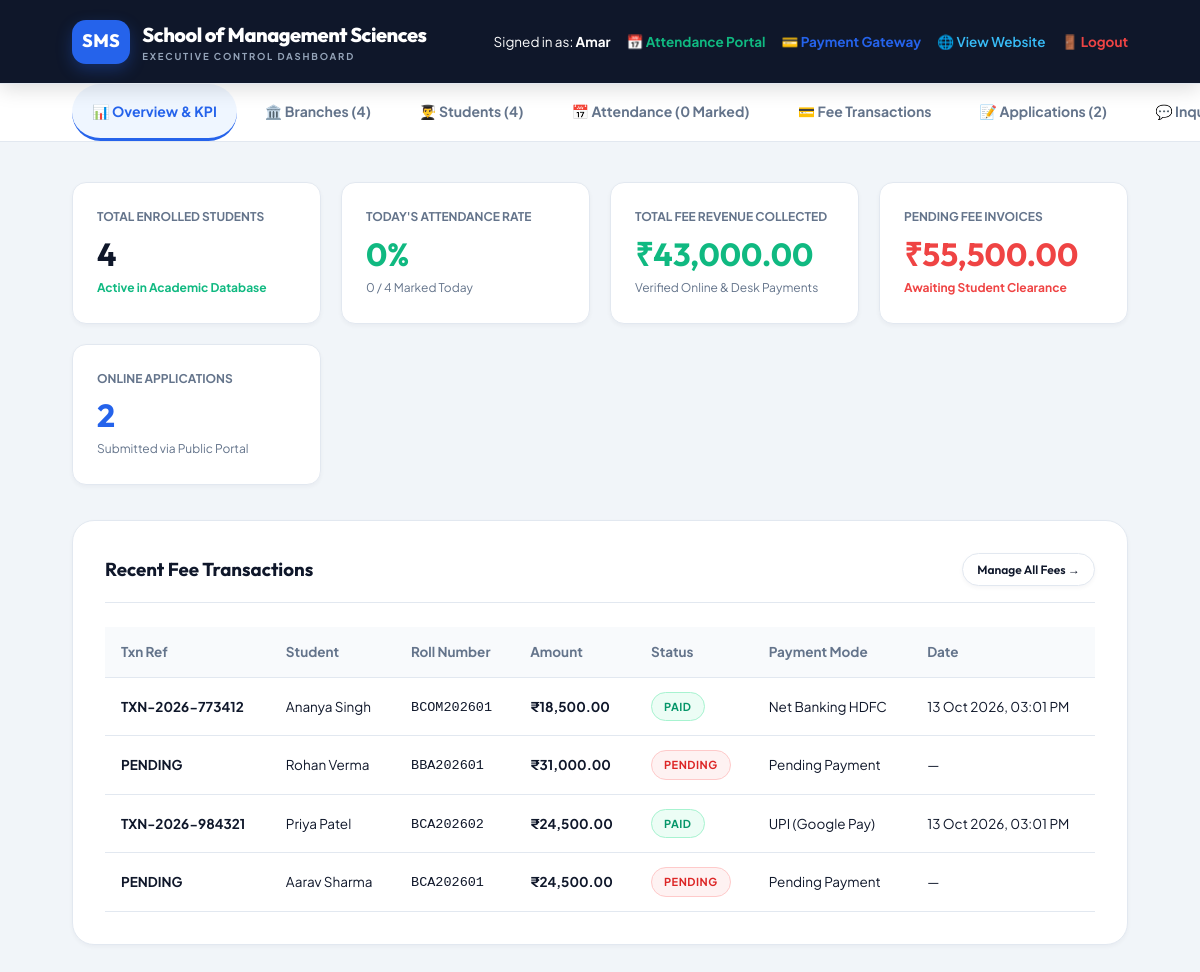
Page /admin/dashboard.php (signed in) on the committed database.
### tables this page shows
CREATE TABLE IF NOT EXISTS fees (
    id INT AUTO_INCREMENT PRIMARY KEY,
    student_id INT NOT NULL,
    amount DECIMAL(10,2) NOT NULL DEFAULT 0,
    status ENUM('Pending','Paid') NOT NULL DEFAULT 'Pending',
    transaction_id VARCHAR(100) NULL,
    payment_mode VARCHAR(50) DEFAULT 'Online UPI',
    payment_date DATETIME NULL,
    remarks VARCHAR(255) NULL,
    created_at TIMESTAMP DEFAULT CURRENT_TIMESTAMP,
    FOREIGN KEY(student_id) REFERENCES students(id) ON DELETE CASCADE
);

CREATE TABLE IF NOT EXISTS students (
    id INT AUTO_INCREMENT PRIMARY KEY,
    student_name VARCHAR(120) NOT NULL,
    roll_no VARCHAR(60) UNIQUE NOT NULL,
    email VARCHAR(150),
    phone VARCHAR(30) NULL,
    branch_id INT NULL,
    created_at TIMESTAMP DEFAULT CURRENT_TIMESTAMP,
    FOREIGN KEY(branch_id) REFERENCES branches(id) ON DELETE SET NULL
);

### admin/dashboard.php (the view, shortened to what this page needs)
<?php
$pdo = db();
$section = $_GET['s'] ?? 'overview';
$totalStudents = (int)$pdo->query("SELECT COUNT(*) FROM students")->fetchColumn();
$totalBranches = (int)$pdo->query("SELECT COUNT(*) FROM branches")->fetchColumn();
$totalApplications = (int)$pdo->query("SELECT COUNT(*) FROM admissions")->fetchColumn();
$totalInquiries = (int)$pdo->query("SELECT COUNT(*) FROM inquiries")->fetchColumn();
$totalPaidFees = (float)$pdo->query("SELECT COALESCE(SUM(amount), 0) FROM fees WHERE status = 'Paid'")->fetchColumn();
$totalPendingFees = (float)$pdo->query("SELECT COALESCE(SUM(amount), 0) FROM fees WHERE status = 'Pending'")->fetchColumn();
$todayStr = date('Y-m-d');
$attTodayStmt = $pdo->prepare("SELECT COUNT(*) FROM attendance WHERE attendance_date = ?");
$attTodayStmt->execute([$todayStr]);
$totalAttendanceToday = (int)$attTodayStmt->fetchColumn();
$presTodayStmt = $pdo->prepare("SELECT COUNT(*) FROM attendance WHERE attendance_date = ? AND status = 'Present'");
$presTodayStmt->execute([$todayStr]);
$presentToday = (int)$presTodayStmt->fetchColumn();
$todayAttendanceRate = $totalAttendanceToday > 0 ? round(($presentToday / $totalAttendanceToday) * 100, 1) : 0;
function h($str) {
    return htmlspecialchars((string)$str, ENT_QUOTES, 'UTF-8');
}
?>
<!doctype html>
<html lang="en">
<head>
  <link rel="stylesheet" href="../assets/style.css">
</head>
<body class="admin-body">
  <header class="admin-header">
    <a class="brand" href="dashboard.php">
      <b>SMS</b>
      <span>School of <span>Management Sciences</span>
        <small>Executive Control Dashboard</small>
      </span>
    </a>
    <div class="admin-user">
      <span>Signed in as: <strong><?= h($_SESSION['username'] ?? 'admin') ?></strong></span>
      <a href="../attendance.php" target="_blank" style="color: #10b981; font-weight: 700;">📅 Attendance Portal</a>
      <a href="../payment.php" target="_blank" style="color: #2563eb; font-weight: 700;">💳 Payment Gateway</a>
      <a href="../index.php" target="_blank">🌐 View Website</a>
      <a href="logout.php" style="color: #ef4444; font-weight: 700;">🚪 Logout</a>
    </div>
  </header>
  <nav class="admin-nav">
    <a class="<?= $section === 'overview' ? 'active' : '' ?>" href="dashboard.php?s=overview">📊 Overview & KPI</a>
    <a class="<?= $section === 'branches' ? 'active' : '' ?>" href="dashboard.php?s=branches">🏛️ Branches (<?= $totalBranches ?>)</a>
    <a class="<?= $section === 'students' ? 'active' : '' ?>" href="dashboard.php?s=students">👨‍🎓 Students (<?= $totalStudents ?>)</a>
    <a class="<?= $section === 'attendance' ? 'active' : '' ?>" href="dashboard.php?s=attendance">📅 Attendance (<?= $totalAttendanceToday ?> Marked)</a>
    <a class="<?= $section === 'fees' ? 'active' : '' ?>" href="dashboard.php?s=fees">💳 Fee Transactions</a>
    <a class="<?= $section === 'admissions' ? 'active' : '' ?>" href="dashboard.php?s=admissions">📝 Applications (<?= $totalApplications ?>)</a>
    <a class="<?= $section === 'inquiries' ? 'active' : '' ?>" href="dashboard.php?s=inquiries">💬 Inquiries (<?= $totalInquiries ?>)</a>
  </nav>
  <main class="admin-container">
    <?php if ($section === 'overview'): ?>
      <div class="admin-stat-cards">
        <div class="admin-stat-card">
          <small>Total Enrolled Students</small>
          <h2><?= $totalStudents ?></h2>
          <span style="color: #10b981; font-size: 12px; font-weight: 700;">Active in Academic Database</span>
        </div>
        <div class="admin-stat-card">
          <small>Today's Attendance Rate</small>
          <h2 style="color: #10b981;"><?= $todayAttendanceRate ?>%</h2>
          <span style="color: #64748b; font-size: 12px;"><?= $presentToday ?> / <?= $totalAttendanceToday ?: $totalStudents ?> Marked Today</span>
        </div>
        <div class="admin-stat-card">
          <small>Total Fee Revenue Collected</small>
          <h2 style="color: #10b981;">₹<?= number_format($totalPaidFees, 2) ?></h2>
          <span style="color: #64748b; font-size: 12px;">Verified Online & Desk Payments</span>
        </div>
        <div class="admin-stat-card">
          <small>Pending Fee Invoices</small>
          <h2 style="color: #ef4444;">₹<?= number_format($totalPendingFees, 2) ?></h2>
          <span style="color: #ef4444; font-size: 12px; font-weight: 700;">Awaiting Student Clearance</span>
        </div>
        <div class="admin-stat-card">
          <small>Online Applications</small>
          <h2 style="color: #2563eb;"><?= $totalApplications ?></h2>
          <span style="color: #64748b; font-size: 12px;">Submitted via Public Portal</span>
        </div>
      </div>
      <div class="admin-panel">
        <div class="admin-panel-title">
          <h3>Recent Fee Transactions</h3>
          <a class="btn btn-secondary" href="dashboard.php?s=fees" style="padding: 6px 14px; font-size: 12px;">Manage All Fees →</a>
        </div>
        <table class="admin-table">
          <thead>
            <tr>
              <th>Txn Ref</th>
              <th>Student</th>
              <th>Roll Number</th>
              <th>Amount</th>
              <th>Status</th>
              <th>Payment Mode</th>
              <th>Date</th>
            </tr>
          </thead>
          <tbody>
            <?php
            $recTxns = $pdo->query("
              SELECT f.*, s.student_name, s.roll_no
              FROM fees f
              JOIN students s ON s.id = f.student_id
              ORDER BY f.id DESC LIMIT 5
            ")->fetchAll();
            ?>
            <?php if (empty($recTxns)): ?>
              <tr><td colspan="7" style="text-align: center; color: #94a3b8;">No fee records recorded yet.</td></tr>
            <?php else: ?>
              <?php foreach ($recTxns as $t): ?>
                <tr>
                  <td><strong><?= h($t['transaction_id'] ?: 'PENDING') ?></strong></td>
                  <td><?= h($t['student_name']) ?></td>
                  <td><code><?= h($t['roll_no']) ?></code></td>
                  <td><strong>₹<?= number_format((float)$t['amount'], 2) ?></strong></td>
                  <td>
                    <span class="badge <?= $t['status'] === 'Paid' ? 'badge-success' : 'badge-danger' ?>">
                      <?= h($t['status']) ?>
                    </span>
                  </td>
                  <td><?= h($t['payment_mode'] ?: 'N/A') ?></td>
                  <td><?= h($t['payment_date'] ? date('d M Y, h:i A', strtotime($t['payment_date'])) : '—') ?></td>
                </tr>
              <?php endforeach; ?>
            <?php endif; ?>
          </tbody>
        </table>
      </div>
    <?php endif; ?>
  </main>
</body>
</html>

### rows in the picture
fees: transaction "TXN-2026-773412", student.student_name "Ananya Singh", student.roll_no "BCOM202601", amount "18,500.00", status "PAID", payment_mode "Net Banking HDFC", payment_date "13 Oct 2026, 03:01 PM"
fees: transaction "PENDING", student.student_name "Rohan Verma", student.roll_no "BBA202601", amount "31,000.00", status "PENDING", payment_mode "Pending Payment", payment_date "—"
fees: transaction "TXN-2026-984321", student.student_name "Priya Patel", student.roll_no "BCA202602", amount "24,500.00", status "PAID", payment_mode "UPI (Google Pay)", payment_date "13 Oct 2026, 03:01 PM"
fees: transaction "PENDING", student.student_name "Aarav Sharma", student.roll_no "BCA202601", amount "24,500.00", status "PENDING", payment_mode "Pending Payment", payment_date "—"

### other values in the picture
$_SESSION['username'] "Amar"
$totalBranches "4"
$totalStudents "4"
$totalAttendanceToday "0"
$totalApplications "2"
$todayAttendanceRate "0"
$presentToday "0"
$totalAttendanceToday ?: $totalStudents "4"
$totalPaidFees "43,000.00"
$totalPendingFees "55,500.00"
